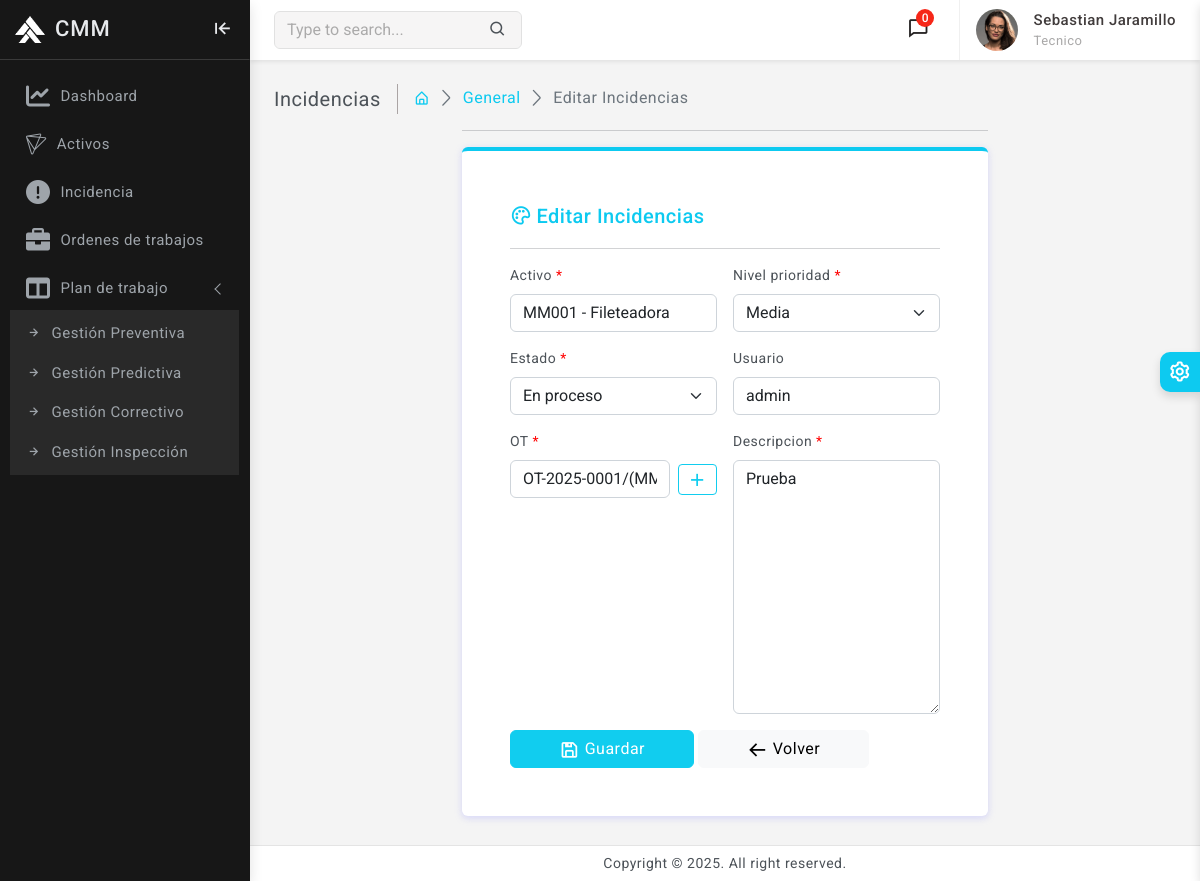
/incidencias/editar/1/ (signed in), run on the app's committed database.
### usuarios/models.py (models this page shows, shortened)
class PerfilUsuario(models.Model):
    usuario     = models.OneToOneField(Usuario, on_delete=models.CASCADE)
    nombre      = models.CharField(max_length=50)
    apellido    = models.CharField(max_length=50)
    documento   = models.IntegerField(unique=True)
    telefono    = models.IntegerField(unique=True)
    cargo       = models.ForeignKey(Cargo, on_delete=models.CASCADE, related_name="Cargo")
    def full_name(self):
        return f'{self.nombre} {self.apellido}'

class Cargo(models.Model):
    CARGO_CHOICES = [
        ('Administrador', 'Administrador'),
        ('Supervisor', 'Supervisor'),
        ('Tecnico', 'Tecnico'),
    ]
    cargo  = models.CharField(max_length=50, choices=CARGO_CHOICES, default='Tecnico')
    def __str__(self):
        return self.cargo

### incidencia/models.py (models this page shows, shortened)
class Incidencia(models.Model):
    PRIORIDAD_CHOICES = [
        ('baja', 'Baja'),
        ('media', 'Media'),
        ('alta', 'Alta'),
        ('critica', 'Crítica'),
    ]
    ESTADO_CHOICES = [
        ('reportada', 'Reportada'),
        ('en_proceso', 'En proceso'),
        ('resuelta', 'Resuelta'),
        ('cancelada', 'Cancelada'),
    ]
    activo = models.ForeignKey(Activo, on_delete=models.PROTECT, related_name='activo_incidencias')
    descripcion = models.TextField()
    fecha_reporte = models.DateTimeField(auto_now_add=True)
    nivel_prioridad = models.CharField(max_length=10, choices=PRIORIDAD_CHOICES, db_index=True)
    estado = models.CharField(max_length=12, choices=ESTADO_CHOICES, default='reportada', db_index=True)
    usuario = models.ForeignKey(settings.AUTH_USER_MODEL, on_delete=models.SET_NULL, null=True, blank=True, related_name='incidencias_reportadas')
    OT = models.ForeignKey(OrdenTrabajo, on_delete=models.PROTECT,  related_name='OT_incidencia')
    class Meta:
        verbose_name = 'Incidencia'
        verbose_name_plural = 'Incidencias'
        ordering = ['-fecha_reporte']
        indexes = [
            models.Index(fields=['nivel_prioridad']),
            models.Index(fields=['estado']),
            models.Index(fields=['activo', 'estado']),
        ]

### incidencia/views.py (the view)
# urls.py: path('editar/<int:id_in>/', views.editar_incidencia , name='editar_incidencia'),
@login_required(login_url='login')
def editar_incidencia(request, id_in):
    inc = get_object_or_404(Incidencia, id=id_in)
    if request.method == "POST":
        form = IncidenciaForm(request.POST, instance=inc)
        if form.is_valid():
            form.save()
            messages.success(request, "incidencia actualizada correctamente.")
            return redirect('incidencias')
    else:
        form = IncidenciaForm(instance=inc)
    return render(request, 'incidencia/forms/form_incidencia.html', {'form': form, 'accion': 'Editar'})

### incidencia/forms.py
class IncidenciaForm(forms.ModelForm):
    class Meta:
        model = Incidencia
        fields = [
            'activo',
            'nivel_prioridad',
            'estado',
            'usuario',
            'OT',
            'descripcion'
        ]
        widgets = {}
    def __init__(self, *args, **kwargs):
        super().__init__(*args, **kwargs)
        for field_name, field in self.fields.items():
            field.widget.attrs.update({
                'class': 'form-control',
                'placeholder': f"Ingrese {field.label if field.label else field_name.lower()}"
                })
            if field.required:
                field.label = mark_safe(f"{field.label} <span style='color:red;'>*</span>")
        self.fields['nivel_prioridad'].empty_label = "Seleccione una prioridad"
        self.fields['nivel_prioridad'].widget.attrs.update({'class': 'form-select'})
        self.fields['estado'].empty_label = "Seleccione un estado"
        self.fields['estado'].widget.attrs.update({'class': 'form-select'})

### CMM/context_processors.py (called while the page is built)
def global_context(request):
    user = None
    perfil = None
    if request.user.is_authenticated:
        user = request.user
        perfil = PerfilUsuario.objects.filter(usuario=request.user).first()
    return {
        'perfil': perfil,
        'user': user,
    }

### activos/models.py (called while the page is built)
    def __str__(self):
        return f'{self.codigo} - {self.nombre}'

### orden_trabajo/models.py (called while the page is built)
    def __str__(self):
        return f'{self.codigo}/({self.activo.codigo})'

### usuarios/models.py (called while the page is built)
    def __str__(self):
        return self.username

### templates/incidencia/forms/form_incidencia.html (shortened to what this page needs)
{% extends 'base.html' %}
{% load static %}
{% block content %}
    <div class="page-wrapper">
        <div class="page-content">
            <div class="page-breadcrumb d-none d-sm-flex align-items-center mb-3">
                <div class="breadcrumb-title pe-3">Incidencias</div>
                <div class="ps-3">
                    <nav aria-label="breadcrumb">
                        <ol class="breadcrumb mb-0 p-0">
                           <li class="breadcrumb-item"><a href="{% url 'home' %}"><i class="bx bx-home-alt text-info"></i></a></li>
                            <li class="breadcrumb-item active" aria-current="page"><a href="{% url 'incidencias' %}" class="text-info">General</a></li>
                            <li class="breadcrumb-item active" aria-current="page">{{ accion }} Incidencias</li>
                        </ol>
                    </nav>
                </div>
            </div>
            <div class="col-xl-7 mx-auto">
            <hr/>
            <div class="card border-top border-0 border-4 border-info">
                <div class="card-body p-5">
                    <div class="card-title d-flex align-items-center">
                        <div>
                            <i class="bx bx-palette me-1 font-22 text-info"></i>
                        </div>
                        <h5 class="mb-0 text-info">{{ accion }} Incidencias</h5>
                    </div>
                    <hr>
                    <form method="POST" class="row g-3 needs-validation" novalidate>
                        {% for field in form %}
                            <div class="col-md-6">
                                <label for="{{ field.id_for_label }}" class="form-label">{{ field.label|safe }}</label>
                                {% if field.name == 'OT' %}
                                    <div class="d-flex align-items-center">
                                        {{ field }}
                                        <button type="submit" name="action" class="btn btn-outline-info btn-sm ms-2" title="Agregar OT" value="crear_ot">
                                           <i class="bx bx-plus"></i>
                                        </button>
                                    </div>
                                {% else %}
                                    {{ field }}
                                {% endif %}
                            </div>
                        {% endfor %}
                        <div class="col-12">
                            <button type="submit" class="btn btn-info px-5" value="guardar">
                                <i class="bx bx-save"></i> Guardar
                            </button>
                            <a href="{% url 'incidencias' %}" class="btn btn-light px-5">
                                <i class="bx bx-arrow-back"></i> Volver
                            </a>
                        </div>
                    </form>
                </div>
            </div>
        </div>
        </div>
    </div>
{% endblock %}

### templates/includes/navbar.html (shortened to what this page needs)
{% load static %}
<header>
    <div class="topbar d-flex align-items-center">
        <nav class="navbar navbar-expand">
            <div class="search-bar flex-grow-1">
                <div class="position-relative search-bar-box">
                    <input type="text" class="form-control search-control" placeholder="Type to search..."> <span class="position-absolute top-50 search-show translate-middle-y"><i class='bx bx-search'></i></span>
                </div>
            </div>
            <div class="top-menu ms-auto">
                <ul class="navbar-nav align-items-center">
                    <li class="nav-item dropdown dropdown-large">
                        <a class="nav-link dropdown-toggle dropdown-toggle-nocaret position-relative" href="#" role="button" data-bs-toggle="dropdown" aria-expanded="false"> <span class="alert-count">0</span>
                            <i class='bx bx-comment'></i>
                        </a>
                    </li>
                </ul>
            </div>
            <div class="user-box dropdown">
                <a class="d-flex align-items-center nav-link dropdown-toggle dropdown-toggle-nocaret" href="#" role="button" data-bs-toggle="dropdown" aria-expanded="false">
                    <img src="{% static 'images/avatars/avatar-2.png' %}" class="user-img" alt="user avatar">
                    <div class="user-info ps-3">
                        <p class="user-name mb-0"> {{perfil.full_name}} </p>
                        <p class="designattion mb-0">{{perfil.cargo}}</p>
                    </div>
                </a>
            </div>
        </nav>
    </div>
</header>

### CMM/static/css/app.css (style rules this page uses)
body { font-size: 14px; color: #4c5258; letter-spacing: .5px; background-color: #f4f4f4; overflow-x: hidden; font-family: Roboto, sans-serif }
a { text-decoration: none }
.topbar { position: fixed; top: 0; left: 250px; right: 0; height: 60px; background: #fff; border-bottom: 1px solid rgb(228 228 228 / 0%); z-index: 10; box-shadow: 0 .125rem .25rem rgba(0, 0, 0, .075)!important }
.topbar .navbar { width: 100%; height: 60px; padding-left: 1.5rem; padding-right: 1.5rem; }
.page-wrapper { height: 100%; margin-top: 60px; margin-bottom: 30px; margin-left: 250px }
.page-content { padding: 1.5rem 1.5rem 0.7rem 1.5rem }
.breadcrumb-title { font-size: 20px; border-right: 1.5px solid #aaa4a4 }
.page-breadcrumb .breadcrumb li.breadcrumb-item { font-size: 16px }
.page-breadcrumb .breadcrumb-item+.breadcrumb-item::before { display: inline-block; padding-right: .5rem; color: #6c757d; font-family: LineIcons; content: "\ea5c" }
.font-22 { font-size: 22px }
.btn i { vertical-align: middle; font-size: 1.3rem; margin-top: -1em; margin-bottom: -1em; }
input::placeholder { color: #000!important; opacity: .3!important }
.search-bar-box { width: 40% }
.search-control { background-color: #f6f5f5; border: 1px solid #e1e1e1; padding-right: 2.5rem }
.search-show { font-size: 18px; right: 15px }
.topbar .navbar .navbar-nav .nav-link { padding-right: .8rem; padding-left: .8rem; color: #252323; font-size: 22px }
.dropdown-toggle-nocaret:after { display: none }
.alert-count { position: absolute; top: 5px; left: 22px; width: 18px; height: 18px; display: flex; align-items: center; justify-content: center; border-radius: 50%; font-size: 12px; font-weight: 500; color: #fff; background: #f62718 }
.user-img { width: 42px; height: 42px; border-radius: 50%; border: 0 solid #e5e5e5; padding: 0; margin-left: 1rem; }
.user-info .user-name { font-size: 15px; font-weight: 500; color: #413c3c }
.user-info .designattion { font-size: 13px; color: #a9a8a8 }
.user-box { display: flex; align-items: center; height: 60px; border-left: 1px solid #f0f0f0; margin-left: 1rem }
.dropdown-large { position: relative }

### data on the page
PerfilUsuario: full_name "Sebastian Jaramillo", cargo "Tecnico"
Incidencia: form "MM001 - Fileteadora" "Media" "En proceso" "admin" "Prueba", form "OT-2025-0001/(MM001)"

### other printed values
{{ accion }} "Editar"
{{ field.label|safe }} "Activo *" "Nivel prioridad *" "Estado *" "Usuario" "OT *" "Descripcion *"
